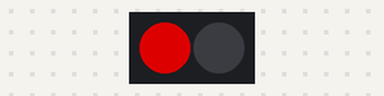
A sketch run on a simulated ESP32-C6. Parts: 2 RGB LEDs in strip order, left to right. Dim RGB values are drawn brighter than linear; what the sketch prints to the serial monitor is not drawn.

Above: at 0.62 s.
At 1.62 s:
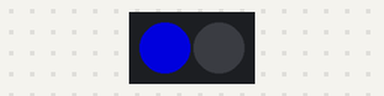
At 3.12 s:
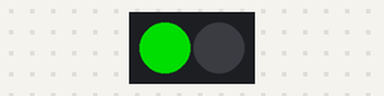
At 4.87 s:
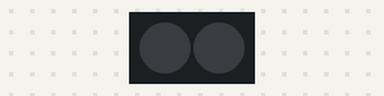
Timing chart, 0 to 5.2 s (numbered marks = the images above):
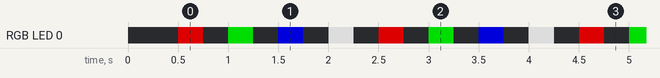

Measured:
- by itself, RGB LED 0: repeats every 2.0 s: off 0.25 s, RGB(0, 150, 0) 0.25 s, off 0.25 s, RGB(0, 0, 150) 0.25 s, off 0.25 s, RGB(150, 150, 150) 0.25 s, off 0.25 s, RGB(150, 0, 0) 0.25 s
- by itself, everything shown: repeats every 2.0 s, in 8 steps

The sketch:

RGB_LED_Test.ino
```cpp
/*
  Dave Williams, DitroniX 2019-2026 (ditronix.net)
  IPEM Plus - ESP32-C5 | ATM90E36 | WiFi 2.4/5GHz | Zigbee | LoRa | IoT Mains Power Energy Monitor

  Example Code, to demonstrate and test the IPEM Plus

  Remember!
  - Set the BOARD to Use ESP32C5 Dev Module (or similar).
  - You can also set the BAUD rate up to 921600 to speed up flashing.
  - The SDK does NOT need external power to flash.  It will take Power from the USB 5V.
  - The Serial Monitor is configured for BAUD 115200

  The purpose of this test code is to cycle through the various main functions of the board as part of bring up testing.

  This test code is OPEN SOURCE and formatted for easier viewing.  Although is is not intended for real world use, it may be freely used, or modified as needed.
  It is distributed on an "AS IS" BASIS, WITHOUT WARRANTIES OR CONDITIONS OF ANY KIND, either express or implied.

  For board configuration, see github.com/DitroniX/IPEM-Plus-ESP32-C5-LoRa-LoRaWAN-IoT-Mains-Power-Energy-Monitor/wiki/Arduino-IDE

  Further information, details and examples can be found on our website or github.com/DitroniX

  * ditronix.net
  * github.com/DitroniX
  * github.com/DitroniX/IPEM-Plus-ESP32-C5-LoRa-LoRaWAN-IoT-Mains-Power-Energy-Monitor
  * github.com/DitroniX/IPEM-Plus-ESP32-C5-LoRa-LoRaWAN-IoT-Mains-Power-Energy-Monitor/wiki
  * hackster.io/DitroniX/ipem-plus-esp32-c5-atm90e36-lora-iot-power-energy-monitor-24d898
*/

// Libraries
#include <Adafruit_NeoPixel.h>

// **************** USER VARIABLES / DEFINES / STATIC / STRUCTURES / CONSTANTS ****************
// RGB
#define PIN_WS2812B 27  // The ESP32-C6 pin GPIO8 connected to WS2812B
Adafruit_NeoPixel ws2812b(2, PIN_WS2812B, NEO_GRB + NEO_KHZ800);

// **************** FUNCTIONS AND ROUTINES ****************

// **************** SETUP ****************
void setup() {
  // Stabalise
  delay(250);

  // Initialise UART
  Serial.begin(115200);
  while (!Serial)
    ;  // Wait for serial port to connect
  Serial.println("");

  ws2812b.begin();  // Initialize WS2812B
  ws2812b.clear();  // Turn off RGB for two seconds

  // Turn off RGB
  ws2812b.clear();
  ws2812b.show();
  delay(250);

  Serial.println("IPEM Plus Bring Up and Test Example Code");
}

// **************** LOOP ****************
void loop() {

  // RED
  ws2812b.setPixelColor(0, ws2812b.Color(150, 0, 0));
  ws2812b.show();
  delay(250);

  // Turn off RGB
  ws2812b.clear();
  ws2812b.show();  // update to the WS2812B Led Strip
  delay(250);

  // GREEN
  ws2812b.setPixelColor(0, ws2812b.Color(0, 150, 0));
  ws2812b.show();
  delay(250);

  // Turn off RGB
  ws2812b.clear();
  ws2812b.show();
  delay(250);

  // BLUE
  ws2812b.setPixelColor(0, ws2812b.Color(0, 0, 150));
  ws2812b.show();
  delay(250);

  // Turn off RGB
  ws2812b.clear();
  ws2812b.show();  // update to the WS2812B Led Strip
  delay(250);

  // White
  ws2812b.setPixelColor(0, ws2812b.Color(150, 150, 150));
  ws2812b.show();
  delay(250);

  // Turn off RGB
  ws2812b.clear();
  ws2812b.show();  // update to the WS2812B Led Strip
  delay(250);
}
```
